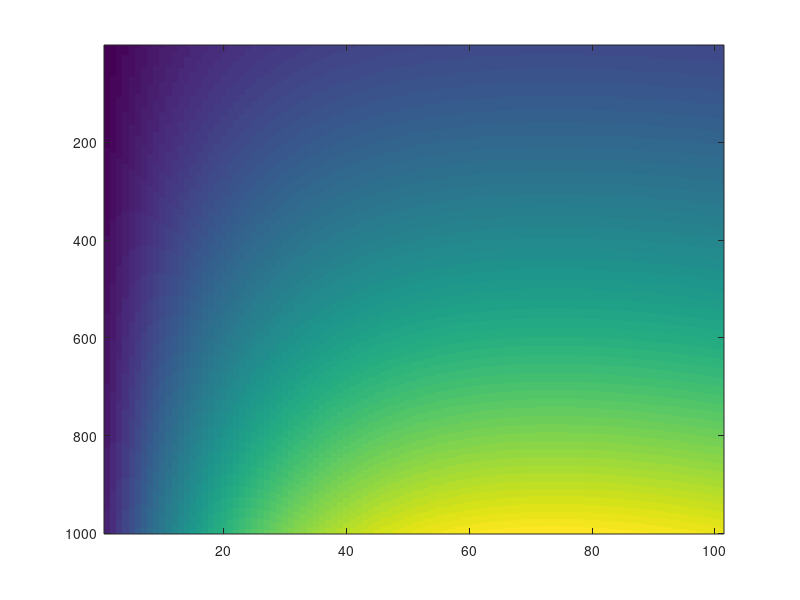

The MATLAB source for this figure:
clear;clc;close all;

Ar = 1:0.001:2;
wr = 0.2:0.001:0.3;
a = 0.08;

for ii = 1:numel(Ar)
    A = Ar(ii);

    for jj = 1:numel(wr)
        w = wr(jj);

        E(ii,jj) = (a*A^2/(pi*(a^2+w^2)^3))*(3*pi*w^4-4*w^3*a*sinh(2*a*pi/w)+2*pi*a^2*w^2-pi*a^4);

    end
end

imagesc(E)





